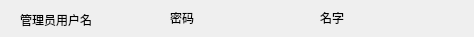
<?xml version="1.0" encoding="UTF-8"?>
<ui version="4.0">
 <class>itemform2</class>
 <widget class="QWidget" name="itemform2">
  <property name="geometry">
   <rect>
    <x>0</x>
    <y>0</y>
    <width>474</width>
    <height>37</height>
   </rect>
  </property>
  <property name="windowTitle">
   <string>Form</string>
  </property>
  <widget class="QLabel" name="label">
   <property name="geometry">
    <rect>
     <x>20</x>
     <y>10</y>
     <width>91</width>
     <height>20</height>
    </rect>
   </property>
   <property name="text">
    <string>管理员用户名</string>
   </property>
  </widget>
  <widget class="QLabel" name="label_2">
   <property name="geometry">
    <rect>
     <x>170</x>
     <y>10</y>
     <width>72</width>
     <height>15</height>
    </rect>
   </property>
   <property name="text">
    <string>密码</string>
   </property>
  </widget>
  <widget class="QLabel" name="label_3">
   <property name="geometry">
    <rect>
     <x>320</x>
     <y>10</y>
     <width>72</width>
     <height>15</height>
    </rect>
   </property>
   <property name="text">
    <string>名字</string>
   </property>
  </widget>
 </widget>
 <resources/>
 <connections/>
</ui>
